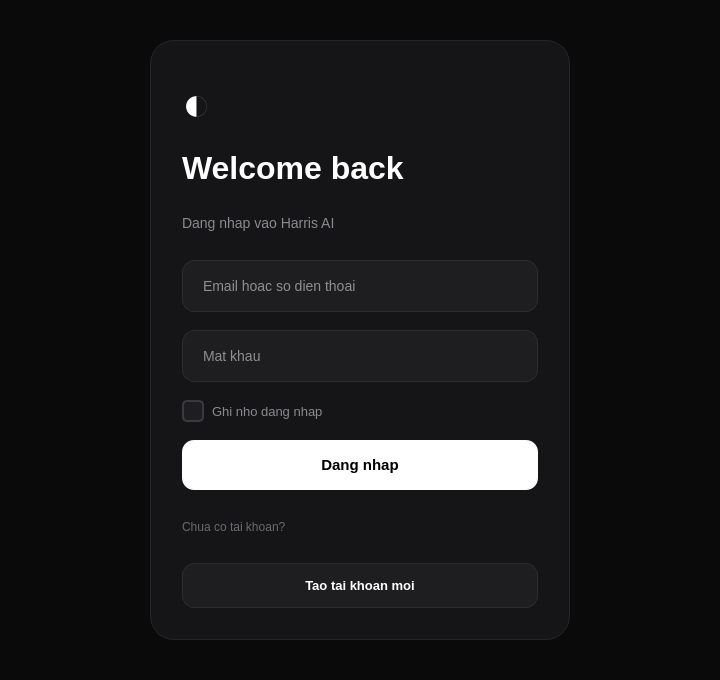
<?xml version="1.0" encoding="UTF-8"?>
<ui version="4.0">
 <class>LoginWindow</class>
 <widget class="QMainWindow" name="LoginWindow">
  <property name="geometry"><rect><x>0</x><y>0</y><width>720</width><height>680</height></rect></property>
  <property name="windowTitle"><string>Harris - Login</string></property>
  <property name="styleSheet"><string notr="true">
QMainWindow { background-color: #0A0A0B; }
QWidget#centralwidget { background-color: #0A0A0B; }
QWidget#card { background-color: #151517; border: 1px solid #262629; border-radius: 24px; }
QLabel#lblLogo { font-size: 48px; color: #FFFFFF; background: transparent; qproperty-alignment: AlignCenter; }
QLabel#lblTitle { font-size: 32px; font-weight: 800; color: #FFFFFF; background: transparent; qproperty-alignment: AlignCenter; }
QLabel#lblSubtitle { font-size: 14px; color: #8A8A8E; background: transparent; qproperty-alignment: AlignCenter; }
QLineEdit { background-color: #1E1E20; color: #FFFFFF; border: 1px solid #2C2C2E; border-radius: 12px; padding: 16px 18px; font-size: 14px; }
QLineEdit:focus { border: 1px solid #00D4FF; background-color: #232325; }
QCheckBox { color: #8A8A8E; font-size: 13px; spacing: 8px; background: transparent; }
QCheckBox::indicator { width: 18px; height: 18px; border: 1.5px solid #3A3A3E; border-radius: 5px; background: #1E1E20; }
QCheckBox::indicator:checked { background: #00D4FF; border-color: #00D4FF; }
QPushButton#btnLogin { background-color: #FFFFFF; color: #000000; border-radius: 12px; padding: 16px; font-size: 15px; font-weight: 700; }
QPushButton#btnLogin:hover { background-color: #E8E8E8; }
QPushButton#btnGoRegister { background-color: #1E1E20; color: #FFFFFF; border: 1px solid #2C2C2E; border-radius: 12px; padding: 14px; font-size: 13px; font-weight: 600; }
QPushButton#btnGoRegister:hover { background-color: #262629; border-color: #3A3A3E; }
QLabel#lblQuestion { color: #6A6A6E; font-size: 12px; background: transparent; qproperty-alignment: AlignCenter; }
</string></property>
  <widget class="QWidget" name="centralwidget">
   <layout class="QVBoxLayout" name="vlRoot">
    <property name="leftMargin"><number>24</number></property>
    <property name="topMargin"><number>24</number></property>
    <property name="rightMargin"><number>24</number></property>
    <property name="bottomMargin"><number>24</number></property>
    <item alignment="Qt::AlignHCenter">
     <widget class="QWidget" name="card" native="true">
      <property name="minimumSize"><size><width>420</width><height>560</height></size></property>
      <property name="maximumSize"><size><width>420</width><height>600</height></size></property>
      <layout class="QVBoxLayout" name="vlCard">
       <property name="spacing"><number>18</number></property>
       <property name="leftMargin"><number>32</number></property>
       <property name="topMargin"><number>36</number></property>
       <property name="rightMargin"><number>32</number></property>
       <property name="bottomMargin"><number>32</number></property>
       <item><widget class="QLabel" name="lblLogo"><property name="text"><string>◐</string></property></widget></item>
       <item><widget class="QLabel" name="lblTitle"><property name="text"><string>Welcome back</string></property></widget></item>
       <item><widget class="QLabel" name="lblSubtitle"><property name="text"><string>Dang nhap vao Harris AI</string></property></widget></item>
       <item><widget class="QLineEdit" name="txtEmail"><property name="placeholderText"><string>Email hoac so dien thoai</string></property></widget></item>
       <item><widget class="QLineEdit" name="txtPassword"><property name="echoMode"><enum>QLineEdit::Password</enum></property><property name="placeholderText"><string>Mat khau</string></property></widget></item>
       <item><widget class="QCheckBox" name="ckSave"><property name="text"><string>Ghi nho dang nhap</string></property></widget></item>
       <item><widget class="QPushButton" name="btnLogin"><property name="text"><string>Dang nhap</string></property></widget></item>
       <item><widget class="QLabel" name="lblQuestion"><property name="text"><string>Chua co tai khoan?</string></property></widget></item>
       <item><widget class="QPushButton" name="btnGoRegister"><property name="text"><string>Tao tai khoan moi</string></property></widget></item>
      </layout>
     </widget>
    </item>
   </layout>
  </widget>
 </widget>
 <resources/><connections/>
</ui>
